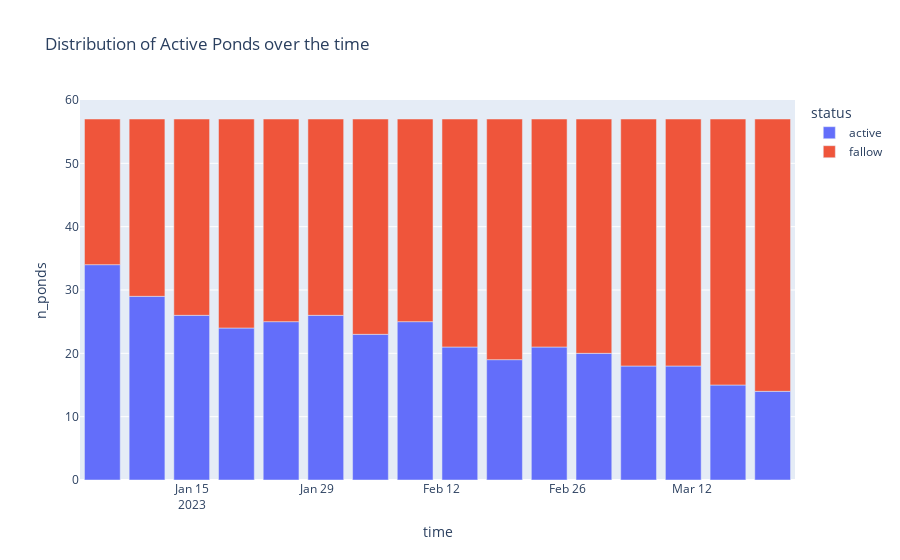

The cell this chart's notebook holds for it:
### Code cell
### View 1 : Distribution of Active and Fallow Ponds

fig = px.bar(cons_active_stats_df, x='time', y='n_ponds',
              color='status',
              height=400,
             title="Distribution of Active Ponds over the time")

fig.show()

### Figure 1 — Plotly figure (JSON) as saved in the notebook; plotly's stock layout.template omitted (floating-point values rounded to 4 significant figures)
{"data": [{"alignmentgroup": "True", "hovertemplate": "status=active<br>time=%{x}<br>n_ponds=%{y}<extra></extra>", "legendgroup": "active", "marker": {"color": "#636efa", "pattern": {"shape": ""}}, "name": "active", "offsetgroup": "active", "orientation": "v", "showlegend": true, "textposition": "auto", "type": "bar", "x": ["2023-01-05T00:00:00", "2023-01-10T00:00:00", "2023-01-15T00:00:00", "2023-01-20T00:00:00", "2023-01-25T00:00:00", "2023-01-30T00:00:00", "2023-02-04T00:00:00", "2023-02-09T00:00:00", "2023-02-14T00:00:00", "2023-02-19T00:00:00", "2023-02-24T00:00:00", "2023-03-01T00:00:00", "2023-03-06T00:00:00", "2023-03-11T00:00:00", "2023-03-16T00:00:00", "2023-03-21T00:00:00"], "xaxis": "x", "y": [34, 29, 26, 24, 25, 26, 23, 25, 21, 19, 21, 20, 18, 18, 15, 14], "yaxis": "y"}, {"alignmentgroup": "True", "hovertemplate": "status=fallow<br>time=%{x}<br>n_ponds=%{y}<extra></extra>", "legendgroup": "fallow", "marker": {"color": "#EF553B", "pattern": {"shape": ""}}, "name": "fallow", "offsetgroup": "fallow", "orientation": "v", "showlegend": true, "textposition": "auto", "type": "bar", "x": ["2023-01-05T00:00:00", "2023-01-10T00:00:00", "2023-01-15T00:00:00", "2023-01-20T00:00:00", "2023-01-25T00:00:00", "2023-01-30T00:00:00", "2023-02-04T00:00:00", "2023-02-09T00:00:00", "2023-02-14T00:00:00", "2023-02-19T00:00:00", "2023-02-24T00:00:00", "2023-03-01T00:00:00", "2023-03-06T00:00:00", "2023-03-11T00:00:00", "2023-03-16T00:00:00", "2023-03-21T00:00:00"], "xaxis": "x", "y": [23, 28, 31, 33, 32, 31, 34, 32, 36, 38, 36, 37, 39, 39, 42, 43], "yaxis": "y"}], "layout": {"autosize": true, "barmode": "relative", "legend": {"title": {"text": "status"}, "tracegroupgap": 0}, "title": {"text": "Distribution of Active Ponds over the time"}, "xaxis": {"anchor": "y", "autorange": true, "domain": [0, 1], "range": ["2023-01-02 12:00", "2023-03-23 12:00"], "title": {"text": "time"}, "type": "date"}, "yaxis": {"anchor": "x", "autorange": true, "domain": [0, 1], "range": [0, 60], "title": {"text": "n_ponds"}, "type": "linear"}}}
